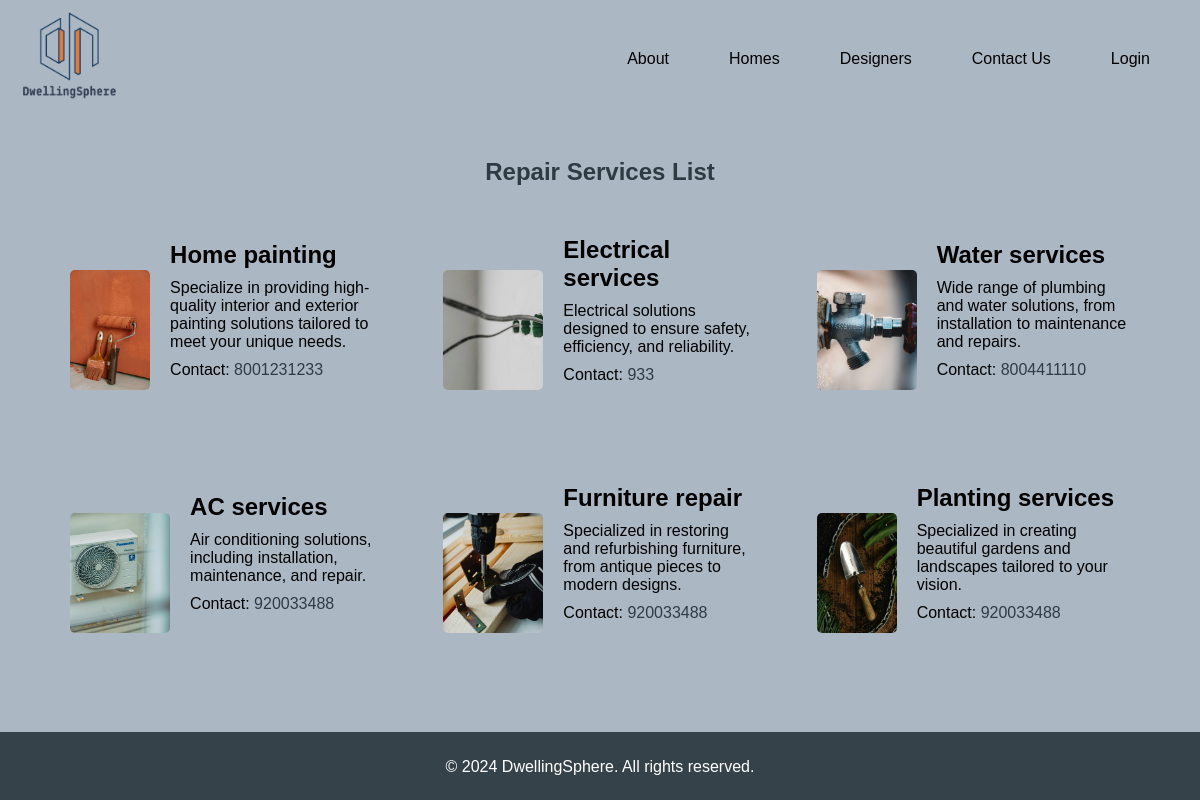
Screenshot of /repairs/list/ with the database file from the repository.
### repairs/models.py (models this page shows, shortened)
class RepairService(models.Model):
    name = models.CharField(max_length=200)
    description = models.TextField()
    contact_info = models.CharField(max_length=200)
    img = models.ImageField(upload_to='images/', blank=True, null=True)

### repairs/views.py (the view)
# urls.py: path('list/', views.repair_list_view, name='repair_list_view'),  # URL for viewing the list of repair services
def repair_list_view(request):
    services = RepairService.objects.all()  # Fetch all repair service objects
    return render(request, 'repairs/repair_list.html', {'services': services})

### repairs/templates/repairs/repair_list.html (shortened to what this page needs)
{% extends 'main_app/base.html' %}
{% load static %}
{% block content %}
<div class="services-list-container">
    <h2>Repair Services List</h2>
    <div class="services-grid">
        {% for service in services %}
        <div class="service-card">
            {% if service.img %}
                <img src="{{ service.img.url }}" alt="{{ service.name }}">
            {% endif %}
            <div class="service-details">
                <div class="service-name">{{ service.name }}</div>
                <div class="service-description">{{ service.description }}</div>
                <div class="service-contact">
                    Contact: <a href="tel:{{ service.contact_info }}">{{ service.contact_info }}</a>
                </div>
            </div>
        </div>
        {% empty %}
            <p>No repair services available.</p>
        {% endfor %}
    </div>
</div>
{% endblock %}

### main_app/static/css/styles.css (style rules this page uses)
body { font-family: Arial, sans-serif; margin: 0; padding: 0; background-color: #abb8c4; }

### repairs/templates/repairs/repair_list.html (style rules this page uses)
body { background-color: #abb8c4; color: #2f3a42; }
.services-list-container { display: flex; flex-direction: column; align-items: center; padding: 20px; }
.services-grid { display: flex; flex-wrap: wrap; justify-content: center; width: 100%; }
.service-card { background-color: #abb8c4; color: #000; margin: 10px; padding: 20px; border-radius: 5px; width: calc(33.33% - 20px); max-width: 600px; display: flex; align-items: center; box-sizing: border-box; transition: transform 0.3s, box-shadow 0.3s; }
.service-card img { width: 100px; height: 120px; object-fit: cover; border-radius: 5px; margin-right: 20px; }
.service-details { flex-grow: 1; margin-bottom: 40px; }
.service-name { font-size: 1.5em; font-weight: bold; }
.service-description { margin-top: 10px; }
.service-contact { margin-top: 10px; }
.service-contact a { color: #2f3a42; text-decoration: none; }

### rows the page displays
RepairService: img (picture), name "Home painting", description "Specialize in providing high-quality interior and exterior painting solutions tailored to meet your unique needs.", contact_info "8001231233"
RepairService: img (picture), name "Electrical services", description "Electrical solutions designed to ensure safety, efficiency, and reliability.", contact_info "933"
RepairService: img (picture), name "Water services", description "Wide range of plumbing and water solutions, from installation to maintenance and repairs.", contact_info "8004411110"
RepairService: img (picture), name "AC services", description "Air conditioning solutions, including installation, maintenance, and repair.", contact_info "920033488"
RepairService: img (picture), name "Furniture repair", description "Specialized in restoring and refurbishing furniture, from antique pieces to modern designs.", contact_info "920033488"
RepairService: img (picture), name "Planting services", description "Specialized in creating beautiful gardens and landscapes tailored to your vision.", contact_info "920033488"
